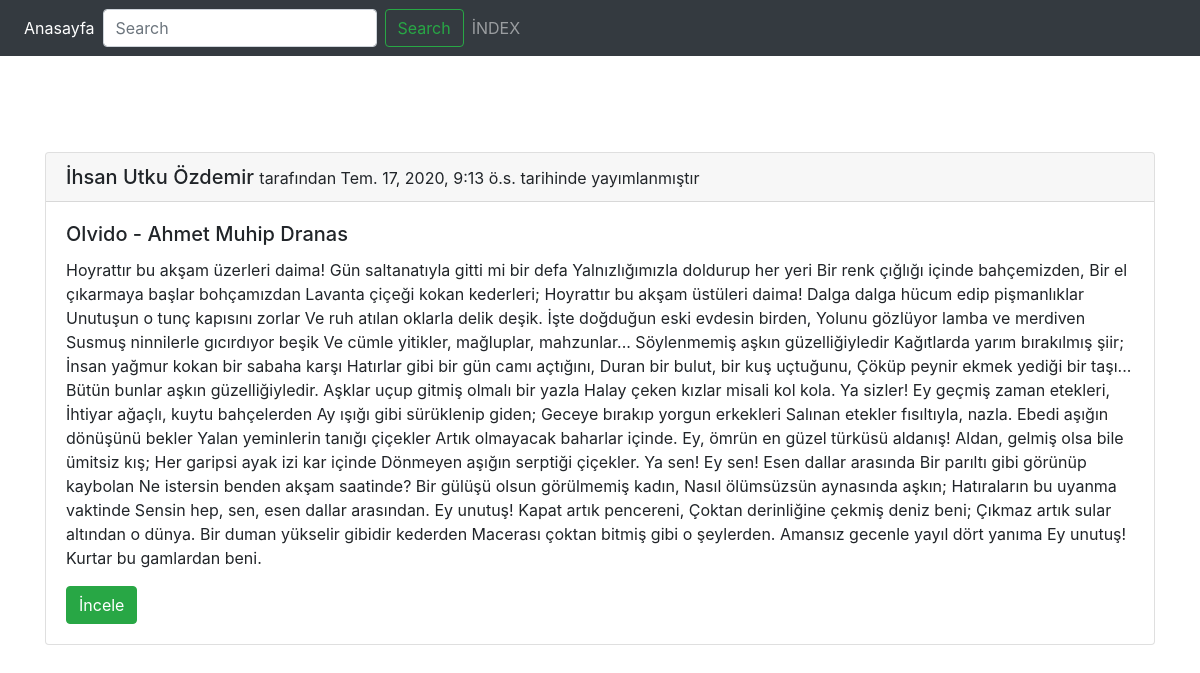
Page /post/olvido-ahmet-muhip-dranas/ on the committed database.
### post/models.py (models this page shows, shortened)
class Post(models.Model):
    user = models.ForeignKey('auth.User', verbose_name='Yazar', related_name='posts', on_delete=models.CASCADE)
    title = models.CharField(max_length=120, verbose_name='Başlık')
    content = models.TextField(verbose_name='İçerik')
    publishing_date = models.DateTimeField(verbose_name='Yayımlanma Tarihi', auto_now_add=True)
    slug = models.SlugField(unique=True, editable=False, max_length=130)
    def get_absolute_url(self):
        return reverse('post:detail', kwargs={'slug': self.slug})
    class Meta:
        ordering = ['-publishing_date',  'id']

### post/views.py (the view, shortened to what this page needs)
# urls.py: url(r'^(?P<slug>[\w-]+)/$', post_detail, name='detail'),
def post_detail(request, slug):
    post_list = Post.objects.all()
    query = request.GET.get('q')
    post = get_object_or_404(Post, slug=slug)
    context = {
        'post': post
    }
    return render(request, "post/detail.html", context)

### templates/post/detail.html (shortened to what this page needs)
{% extends 'base.html' %}
{% block body %}
    <div class="container">
         <div class="row">
            <div class="col-md-12">
                <div class="card">
                    <h5 class="card-header"> {{ post.user.get_full_name }} <small> tarafından {{ post.publishing_date }} tarihinde yayımlanmıştır</small> </h5>
                    <div class="card-body">
                        <h5 class="card-title"> {{ post.title }} </h5>
                        <p class="card-text"> {{ post.content }} </p>
                        <a href="{{ post.get_absolute_url }}" class="btn btn-success"> İncele </a>
                    </div>
                </div>
            </div>
        </div>
    </div>
{% endblock %}

### static/css/style.css (style rules this page uses)
body { padding-top: 80px; }

### rows in the picture
Post: user.get_full_name "İhsan Utku Özdemir", publishing_date "Tem. 17, 2020, 9:13 ö.s.", title "Olvido - Ahmet Muhip Dranas", content "Hoyrattır bu akşam üzerleri daima! Gün saltanatıyla gitti mi bir defa Yalnızlığımızla doldurup her yeri Bir renk çığlığı içinde bahçemizden, Bir el çıkarmaya başlar bohçamızdan Lavanta çiçeği kokan kederleri; Hoyrattır bu akşam üstüleri daima! Dalga dalga hücum edip pişmanlıklar Unutuşun o tunç kapısını zorlar Ve ruh atılan oklarla delik deşik. İşte doğduğun eski evdesin birden, Yolunu gözlüyor lamba ve merdiven Susmuş ninnilerle gıcırdıyor beşik Ve cümle yitikler, mağluplar, mahzunlar... Söylenmemiş aşkın güzelliğiyledir Kağıtlarda yarım bırakılmış şiir; İnsan yağmur kokan bir sabaha karşı Hatırlar gibi bir gün camı açtığını, Duran bir bulut, bir kuş uçtuğunu, Çöküp peynir ekmek yediği bir…"
